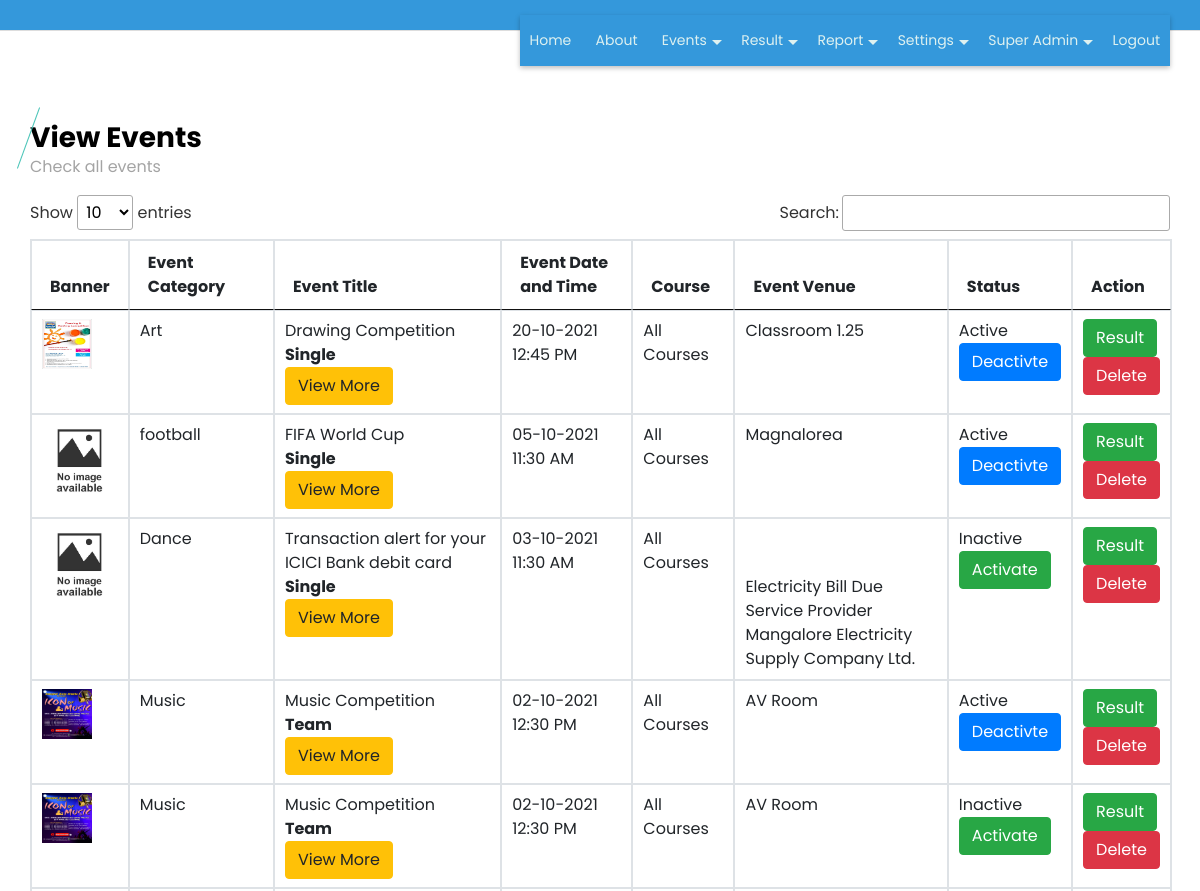
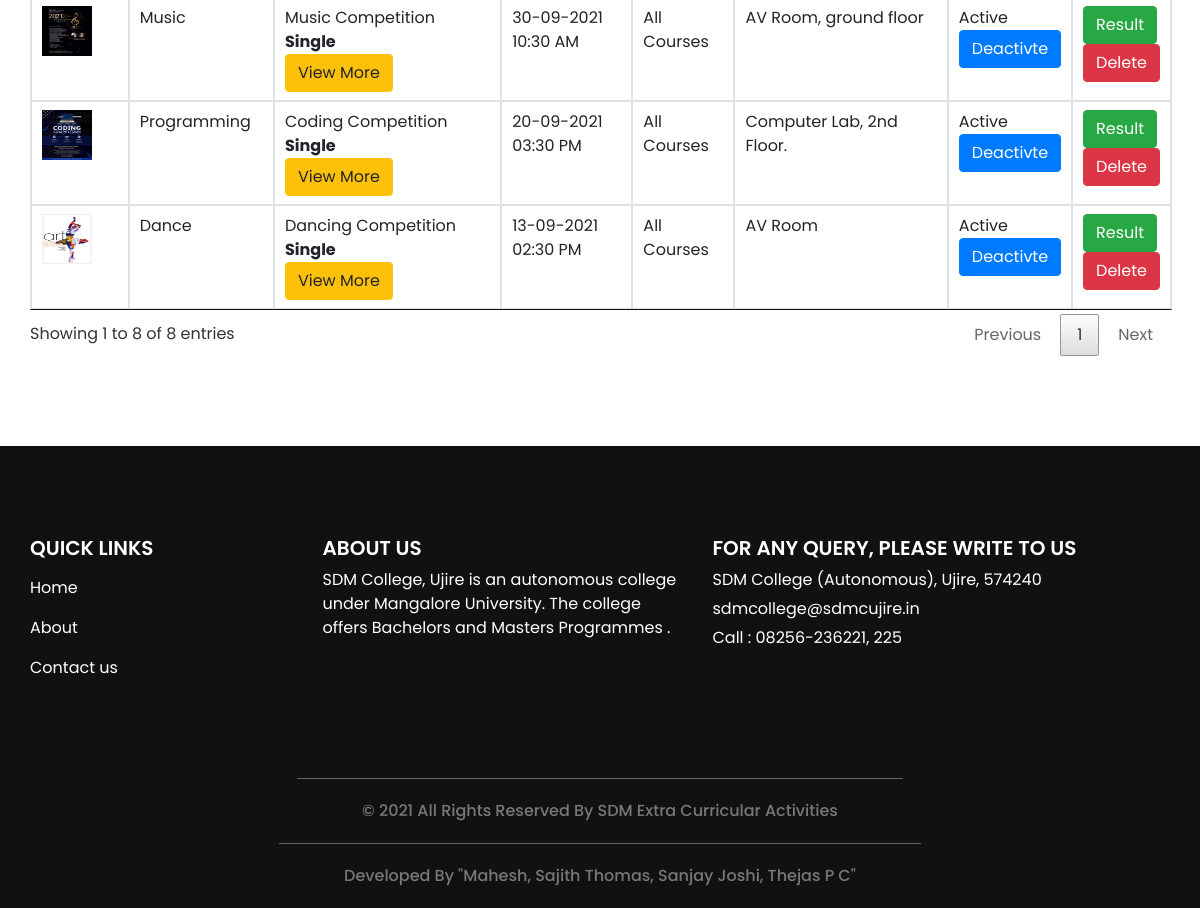
Screenshot of /viewevent.php (signed in) with the database file from the repository (2 pictures, top to bottom).
### tables this page shows
CREATE TABLE `staff` (
  `staff_id` int(11) NOT NULL,
  `staff_name` varchar(25) NOT NULL,
  `staff_dp` varchar(300) NOT NULL,
  `staff_type` varchar(20) NOT NULL,
  `department_id` int(11) NOT NULL,
  `login_id` varchar(40) NOT NULL,
  `password` varchar(300) NOT NULL,
  `gender` varchar(6) NOT NULL,
  `dob` date NOT NULL,
  `staff_status` varchar(10) NOT NULL
);

CREATE TABLE `event` (
  `event_id` bigint(20) NOT NULL,
  `event_type_id` int(11) NOT NULL,
  `event_participation_type` varchar(25) NOT NULL COMMENT 'Single, Team',
  `no_of_participants` int(11) NOT NULL,
  `event_title` varchar(300) NOT NULL,
  `event_description` text NOT NULL,
  `event_rules` text NOT NULL,
  `event_banner` varchar(300) NOT NULL,
  `department_id` int(11) NOT NULL,
  `club_id` int(11) NOT NULL,
  `course_id` text NOT NULL,
  `st_class` text NOT NULL,
  `event_date_time` datetime NOT NULL,
  `event_venue` text NOT NULL,
  `staff_id` int(11) NOT NULL,
  `participation_limit` int(11) NOT NULL,
  `event_status` varchar(10) NOT NULL
);

CREATE TABLE `event_type` (
  `event_type_id` int(11) NOT NULL,
  `event_type` varchar(30) NOT NULL,
  `event_type_info` text NOT NULL,
  `event_type_status` varchar(10) NOT NULL
);

### viewevent.php (the view, shortened to what this page needs)
<?php
include("header.php");
?>
  <section class="event_section layout_padding">
    <div class="container">
      <div class="heading_container">
        <h3>
         View Events
        </h3>
        <p>
         Check all events
        </p>
      </div>
      <div class="event_container">
        <div class="">
<table id="datatableplugin" class="table table-bordered">
	<thead>
		<tr>
			<th>Banner</th>
			<th>Event Category</th>
			<th>Event Title</th>
			<th>Event Date and Time</th>
			<th>Course</th>
			<th>Event Venue</th>
			<th>Status</th>
			<th>Action</th>
		</tr>
	</thead>
	<tbody>
		<?php
		$sqlview = "SELECT event.*,department.department,event_type.event_type,event.event_status as event_statuss FROM  event LEFT JOIN department ON event.department_id=department.department_id LEFT JOIN event_type ON event.event_type_id=event_type.event_type_id ORDER BY event_date_time DESC";
		$qsqlview = mysqli_query($con,$sqlview);
		while($rsview = mysqli_fetch_array($qsqlview))
		{
			 if($rsview['staff_id'] == $_SESSION['staff_id'] || $rsstaffprofile['staff_type'] == "Admin")
    	{
			echo "<tr>
				<td>";
			if($rsview['event_banner'] == "")
			{
				echo "<img src='images/noimage.jpg' style='width: 75px;height: 75px;'>";
			}
			else if(file_exists("imgbanner/" . $rsview['event_banner']))
			{
				echo "<img src='imgbanner/$rsview[event_banner]' style='width: 50px;height: 50px;'>";
			}
			else
			{
				echo "<img src='images/noimage.jpg' style='width: 75px;height: 75px;'>";
			}
			echo "</td>
				<td>$rsview[event_type]</td>
				<td>$rsview[event_title]";
			echo "<br><b>$rsview[event_participation_type]</b>";
			echo "<br><a href='event_more_det.php?event_id=$rsview[0]' class='btn btn-warning' target='_blank'>View More</a>";
			echo "</td>
				<td>" . date("d-m-Y h:i A",strtotime($rsview['event_date_time'])) . "</td>
				<td>";
$courseid = unserialize($rsview['course_id']);
if(count($courseid) > 1)
{
	foreach($courseid as $courseid)
	{
		$sqlviewcourse = "SELECT * FROM  course  WHERE course_id='$courseid'";
		$qsqlviewcourse = mysqli_query($con,$sqlviewcourse);
		while($rsviewcourse = mysqli_fetch_array($qsqlviewcourse))
		{
			echo $rsviewcourse['course_title'] . " ";
		}
	}
}
else
{
	echo "All Courses";
}
			echo "</td>
				<td>$rsview[event_venue]</td>
				<td>$rsview[event_statuss] <br>";
if($rsstaffprofile['staff_type'] == "Admin")
{
				if($rsview['event_status'] == "Active")
				{
					echo "<a href='viewevent.php?st=Inactive&acid=$rsview[event_id]' class='btn btn-primary' onclick='return confirmst()' >Deactivte</a>";
				}
				else
				{
					echo "<a href='viewevent.php?st=Active&acid=$rsview[event_id]' class='btn btn-success' onclick='return confirmst()'  >Activate</a>";
				}
}
			echo"  <td>";
			$dttim = strtotime(date("Y-m-d H:i:s"));
			$eventdttim = strtotime($rsview['event_date_time']);
			if($eventdttim  <= $dttim)
			{
				echo "<a href='event_result_report.php?event_id=$rsview[event_id]' class='btn btn-success' >Result</a><br>";
			}
			else
			{
				echo "<a href='addevent.php?editid=$rsview[0]' class='btn btn-info'>Edit</a><br>";
			}
			echo "
				<a href='viewevent.php?delid=$rsview[0]' class='btn btn-danger' onclick='return confirmdel()' >Delete</a>
				</td>
			</tr>";
		}
	}
  ?>
	</tbody>
</table>
        </div>
      </div>
    </div>
  </section>
<?php
include("footer.php");
?>

### headerpage.php (shortened to what this page needs)
<div id="header">
  <header>
    <div class="container">
      <div class="row">
        <div class="col-12">
          <nav class="navbar navbar-expand-lg navbar-light">
            <div lass="collapse navbar-collapse" id="navbartoggle">
<div class="nav-fostrap" style="  position: absolute;
  top: 15px;right: 0;">
	<ul>
		<li><a href="index.php">Home</a></li>
		<li><a href="about.php">About</a></li>
			<?php
			if(isset($_SESSION['staff_id']))
			{
			?>
		<li><a href="javascript:void(0)">Events<span class="arrow-down"></span></a>
		</li>
		<li><a href="javascript:void(0)">Result<span class="arrow-down"></span></a>
		</li>
		<li><a href="javascript:void(0)">Report<span class="arrow-down"></span></a>
		</li>
				<?php
				if($rsstaffprofile['staff_type'] == "Admin")
				{
				?>
		<li><a href="javascript:void(0)">Settings<span class="arrow-down"></span></a>
		</li>
				<?php
				}
				?>
		<li><a href="javascript:void(0)"><?php echo $rsstaffprofile['staff_name']; ?><span class="arrow-down"></span></a>
		</li>
<?php
			}
?>
		<?php
		if(isset($_SESSION['staff_id']) || ($_SESSION['student_id']))
		{
		?>
		<li><a href="logout.php">Logout</a></li>
		<?php
		}
		else
		{
		?>
		<li><a href="student.php">Registration</a></li>
		<li><a href="login.php">Login</a></li>
		<?php
		}
		?>
	</ul>
</div>
            </div>
          </nav>
        </div>
      </div>
    </div>
  </header>
</div>

### css/style.css (style rules this page uses)
body { font-family: "Poppins", sans-serif; color: #000000; background-color: #ffffff; }
.layout_padding { padding: 90px 0; }
.heading_container { display: -webkit-box; display: -ms-flexbox; display: flex; -webkit-box-orient: vertical; -webkit-box-direction: normal; -ms-flex-direction: column; flex-direction: column; -webkit-box-align: start; -ms-flex-align: start; align-items: flex-start; }
.heading_container h3 { font-weight: bold; position: relative; margin-bottom: 15px; }
.heading_container h3::before { content: ""; position: absolute; top: 50%; left: 2px; width: 1px; height: 65px; background-color: #4bc5b8; -webkit-transform: translateY(-50%) rotate(20deg); transform: translateY(-50%) rotate(20deg); }
a, a:hover, a:focus { text-decoration: none; }
.btn, .btn:focus { outline: none !important; -webkit-box-shadow: none; box-shadow: none; }
.event_section .heading_container h3 { margin-bottom: 0; }
.event_section .heading_container h3::before { left: -2px; }
.event_section p { color: #a4a4a4; }

### css/responsive.css (style rules this page uses)
@media (min-width: 1200px) { .container { max-width: 1170px; } }

### topmenu.php (style rules this page uses)
.nav-fostrap { display: block; margin-bottom: 15px 0; background: #3498db; -webkit-box-shadow:0 2px 5px 0 rgba(0,0,0,0.26); -moz-box-shadow:0 2px 5px 0 rgba(0,0,0,0.26); -o-box-shadow:0 2px 5px 0 rgba(0,0,0,0.26); z-index: 120; box-shadow: 0 2px 5px 0 rgba(0,0,0,0.26); }
.nav-fostrap ul { list-style-type: none; margin: 0; padding: 0; display: block; }
.nav-fostrap li { list-style-type: none; margin: 0; padding: 0; display: inline-block; position: relative; font-size: 14px; color: #def1f0; }
.nav-fostrap li a { padding: 15px 20px; font-size: 14px; color: #def1f0; display: inline-block; outline: 0; font-weight: 400; text-decoration: none; }
.arrow-down { width: 0; height: 0; border-left: 5px solid transparent; border-right: 5px solid transparent; border-top: 5px solid #def1f0; position: relative; top: 15px; right: -5px; content: ""; }

### headerpage.php (style rules this page uses)
#header nav { padding: 15px 0px; }
#header { border-bottom: 1px solid #ddd; background-color: #3498db; float: center; width: 100%; }
.nav-fostrap li a { padding: 15px 10px; font-size: 14px; color: #def1f0; display: inline-block; outline: 0; font-weight: 400; text-decoration: none; }

### rows the page displays
staff: staff_name "Super Admin"
event: event_banner (picture), event_type.event_type "Art", event_title "Drawing Competition", event_participation_type "Single", event_date_time "20-10-2021 12:45 PM", shows "All Courses", event_venue "Classroom 1.25", event_status "Active"
event: event_type.event_type "football", event_title "FIFA World Cup", event_participation_type "Single", event_date_time "05-10-2021 11:30 AM", shows "All Courses", event_venue "Magnalorea", event_status "Active"
event: event_type.event_type "Dance", event_title "Transaction alert for your ICICI Bank debit card", event_participation_type "Single", event_date_time "03-10-2021 11:30 AM", shows "All Courses", event_venue "Electricity Bill Due Service Provider Mangalore Electricity Supply Company Ltd.", event_status "Inactive"
event: event_banner (picture), event_type.event_type "Music", event_title "Music Competition", event_participation_type "Team", event_date_time "02-10-2021 12:30 PM", shows "All Courses", event_venue "AV Room", event_status "Active"
event: event_banner (picture), event_type.event_type "Music", event_title "Music Competition", event_participation_type "Team", event_date_time "02-10-2021 12:30 PM", shows "All Courses", event_venue "AV Room", event_status "Inactive"
event: event_banner (picture), event_type.event_type "Music", event_title "Music Competition", event_participation_type "Single", event_date_time "30-09-2021 10:30 AM", shows "All Courses", event_venue "AV Room, ground floor", event_status "Active"
event: event_banner (picture), event_type.event_type "Programming", event_title "Coding Competition", event_participation_type "Single", event_date_time "20-09-2021 03:30 PM", shows "All Courses", event_venue "Computer Lab, 2nd Floor.", event_status "Active"
event: event_banner (picture), event_type.event_type "Dance", event_title "Dancing Competition", event_participation_type "Single", event_date_time "13-09-2021 02:30 PM", shows "All Courses", event_venue "AV Room", event_status "Active"
